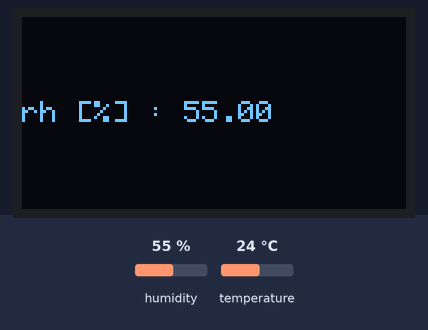
The program below on a simulated ESP32. Shown: 128×64 one-colour display. The test bench sets the inputs (shaded band); at power-on: humidity 55 %, temperature 24 °C. Storage starts empty; what the program prints to the serial monitor is not drawn.

Above: at 1.2 s.
1.3 s: humidity set to 22 %
At 10.1 s:
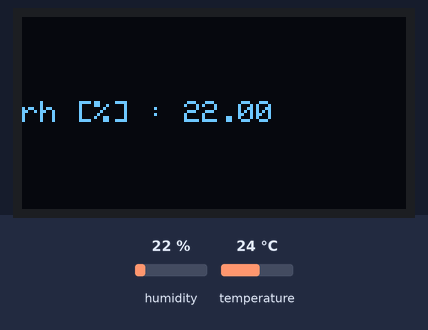
10.7 s: temperature set to 12 °C
At 22.5 s:
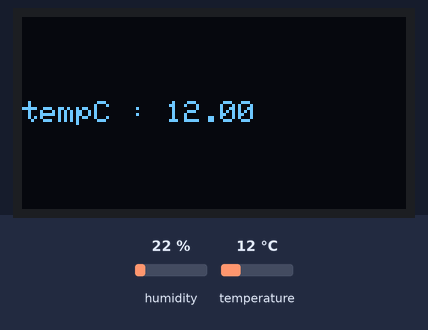
22.9 s: humidity set to 40 %
At 29.0 s:
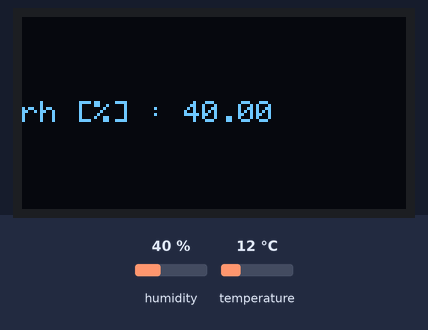
32.0 s: temperature set to 19 °C
At 40.3 s:
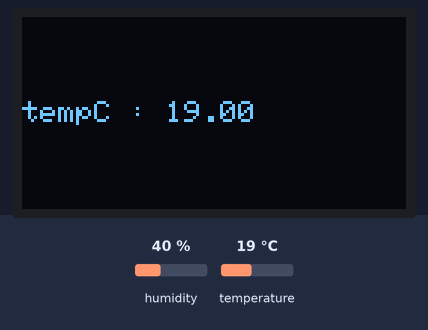
Timing chart, 0 to 41.8 s (numbered marks = the images above; inputs shaded):
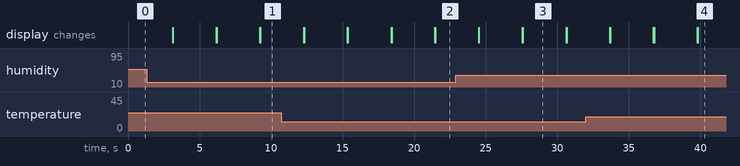

The program:

main.cpp
```cpp
#include <Arduino.h>
#include <DHT.h>
#include <SD.h>
#include <SPI.h>
#include <Adafruit_GFX.h>
#include <Adafruit_SSD1306.h>
#include <iostream> // using for normal operation in c++

// setup screen OLED
#define SCREEN_WIDTH 128
#define SCREEN_HEIGHT 64
#define OLED_RESET -1
#define SCREEN_ADDRESS 0x3c
Adafruit_SSD1306 display(SCREEN_WIDTH, SCREEN_HEIGHT, &Wire, OLED_RESET);

// setup sensor DHT22
#define DHT22_PIN  33 // connect esp32 to DHT22 sensor
DHT dht22(DHT22_PIN, DHT22);

// setup SD card adapter
#define PIN_SPI_CS 5 // connect esp32 to SD card adapter
File myfile;

// declare variable using to count amount of data that log into SD card
int max_samples = 5;
int sampleCount = 0;

String text_output[3] = {"rh [%] : ", "tempC : ", "tempF : "};
float text_output_value[3] = {};

void setup()
{
  Serial.begin(115200);
  dht22.begin(); // initialize the DHT22 sensor

  // checking SD card adapter
  bool sd_ready = SD.begin(PIN_SPI_CS);
  if (sd_ready == false)
  {
    while(true)
    {
        Serial.println("Failed to read SD card.");
        delay(1000);
    }
  }
  Serial.println("Successful to read SD card.");

  // checking display OLED
  bool display_ready = display.begin(SSD1306_SWITCHCAPVCC, SCREEN_ADDRESS);
  if (!display_ready)
  {
    Serial.println("Display allocation failed");
    while(true)
    {
      delay(1000);
    }
  }
  Serial.println("Display allocation succeed");

  display.clearDisplay();

  // setup setting text output
  display.setTextSize(1);
  display.setTextColor(WHITE);
}

void loop()
{
  if (sampleCount >= max_samples)
  {
    Serial.println("Logging Finished.");
    while(true);
  }
  // read humidity
  float humi  = dht22.readHumidity(); text_output_value[0] = humi;
  // read temperature in Celsius
  float tempC = dht22.readTemperature(); text_output_value[1] = tempC;
  // read temperature in Fahrenheit
  float tempF = dht22.readTemperature(true); text_output_value[2] = tempF;

  // check whether the reading is successful or not
  if ( isnan(tempC) || isnan(tempF) || isnan(humi))
  {
    Serial.println("Failed to read from DHT22 sensor!");
  } else
  {
    for (int i = 0; i < 3; i++)
    {
      Serial.print(text_output[i]);
      Serial.print(text_output_value[i]);
      Serial.print("  |  ");
    }
    Serial.println("");
  }
  // sampleCount++;

  myfile = SD.open("/DHT22_log.txt", FILE_APPEND);
  if(myfile)
  {
    for (int i = 0; i < 3; i++)
    {
      myfile.print(text_output[i]); myfile.print(text_output_value[i]); myfile.print("  |  ");
    }
    myfile.println(""); myfile.close(); sampleCount++;
    Serial.print("sampleCount: "); Serial.println(sampleCount);
    Serial.println("Data saved to SD card.");
  }
  else
  {
    Serial.println("Failed to open the file.");
  }

  // output data to OLED screen
  // output outside of screen fix it by using "display.setcursor()"
  for (int i = 0; i < 3; i++)
  {
    display.setCursor(0, 28);
    display.print(text_output[i]); display.println(text_output_value[i]);
    display.display(); delay(3000); display.clearDisplay(); display.display();
  }
}
```

Measured:
- what the display in image 3 shows lasts 3.0 s, from 27.6 s to 30.6 s
